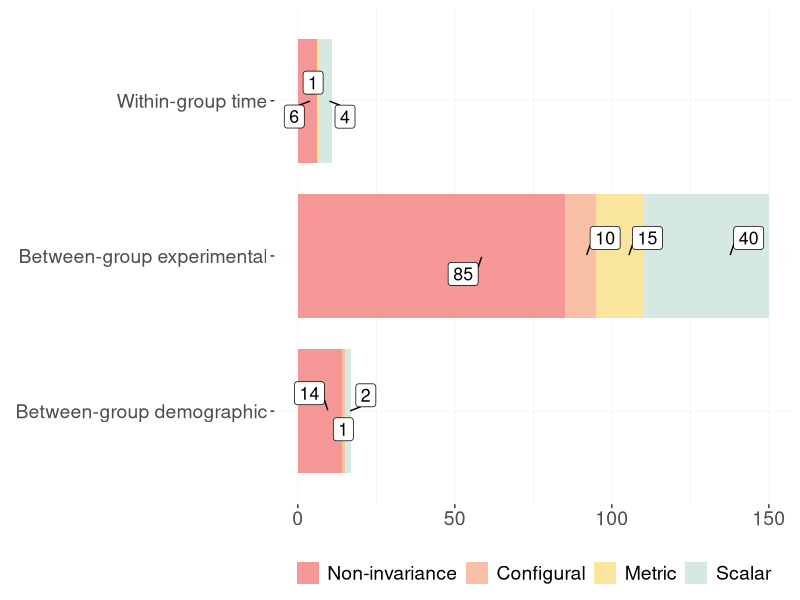

Reproduce this figure in R.
### THE DIRE DISREGARD OF MEASUREMENT INVARIANCE TESTING ###
### This is code to make Figures X, X, and X.

# Install and load packages/data ------------------------------------------

# `readxl` to load data files
#install.packages("readxl")
library(readxl)

# `ggplot2` to plot figures
#install.packages("ggplot2")
library(ggplot2)

# `dplyr` for data handling (filter function)
#install.packages("dplyr")
library(dplyr)

# `ggrepel` for labels in Figure 2
#install.packages("ggrepel")
library(ggrepel)

# Don't use scientific notation
options(scipen=999) 

# Load data
df1 <- read_excel("../data/codebook-main-step1.xlsx")
df2 <- read_excel("../data/codebook-main-step2step3.xlsx")
df4 <- read_excel("../data/codebook-main-step4.xlsx")

# Barplots cat_group stacked ----------------------------------------------
# Make some variables numeric
df2$mitest_step3 <- as.numeric(df2$mitest_step3)
df2$milevel_step3 <- as.numeric(df2$milevel_step3)
df4$milevel_step4 <- as.numeric(df4$milevel_step4)

# Sample: comparisons we could test for MI
# Step 2+3: 4 comparisons 
# Step 4: 174 comparisons
df2 <- filter(df2, mitest_step2 == 1)            
df4 <- filter(df4, mitest_step4 == 1) 

# Variables of interest are milevel_step3 and milevel_step4.
# Combine the following variables from dataset 2+3 and dataset 4: cat_group, type_scale, mi_level
type <- c(df2$cat_group,df4$cat_group,df2$type_scale,df4$type_scale)
type <- c("Between-group demographic","Between-group experimental","Within-group time","Scale: existing","Scale: modified")[match (type, c("dem","exp_misc","exp_time","0","1"))]
mi_level <- as.numeric(c(df2$milevel_step3,df4$milevel_step4,df2$milevel_step3,df4$milevel_step4))
mi_level <- c("Non-invariance","Configural","Metric","Scalar")[ match(mi_level, c(0,1,2,3))]
df <- as.data.frame(cbind(type,mi_level))

# Add frequencies to df
tab <- table("Type" = df$type, "Level" = df$mi_level)
tab <- as.data.frame(tab)
tab <- within(tab,
              Level <- factor(Level,levels=c("Non-invariance","Configural","Metric","Scalar")),
              Type <- factor(Type,levels=c("Between-group demographic","Between-group experimental","Within-group time","Scale: existing","Scale: modified")))

# Relevel the mi_level factor
tab$Level <- relevel(tab$Level, "Non-invariance")

# We don't want to plot the 0%
tab <- tab %>% 
  mutate(Freq = replace(Freq, Freq == 0, NA))

# Remove the scale grouping variable
tab <- filter(tab, Type == "Between-group demographic" | Type == "Between-group experimental" | Type == "Within-group time")

# Plot colors
cols <- c("#31a354", "#ffeda0", "#feb24c", "#f03b20")
cols <- c("#d5e8e1","#fae59e","#f8c1a6","#f69797")

# Plot
fig2 <- tab %>%
  arrange(Level) %>% 
  ggplot(aes(x = Type, y = Freq, label = Freq)) +
  geom_bar(stat = "identity", position = position_stack(reverse = TRUE), aes(fill = Level), width = 0.8) +
  geom_label_repel(aes(x = Type, label = Freq),
            colour = "#000000", position=position_stack(reverse = TRUE, vjust = 0.69), size = 4.5) + 
  theme(legend.title=element_blank()) +
  ylab(element_blank()) + 
  xlab(element_blank()) +
  theme(legend.text=element_text(size=14)) +
  theme(legend.position="bottom") +
  theme(legend.title=element_blank()) +
  theme(axis.text.x = element_text(size=14), axis.text.y = element_text(size=14)) +
  scale_fill_manual(values=rev(cols)) +
  theme(panel.background = element_rect(fill = "#ffffff"),
        panel.grid.major = element_line(linewidth = 0.2, linetype = 'solid', colour = "#f0f0f0"),
        panel.grid.minor = element_line(linewidth = 0.2, linetype = 'solid', colour = "#f0f0f0")) +
  coord_flip()

### Export PDF 3.5 x 10 inch landscape
#pdf("Projects/paper-reviewmi/submission/Figure2.pdf", width=10, height=3.5, compress=F)

### Export PNG or JPEG 600 dpi: 6000 x 2100px
#png("Projects/paper-reviewmi/submission/Figure2.png", width = 6000, height = 2100, res = 600)
jpeg("../figures/Figure2.jpg", width = 6000, height = 2100, res = 600, quality = 100)
print(fig2)
dev.off()


